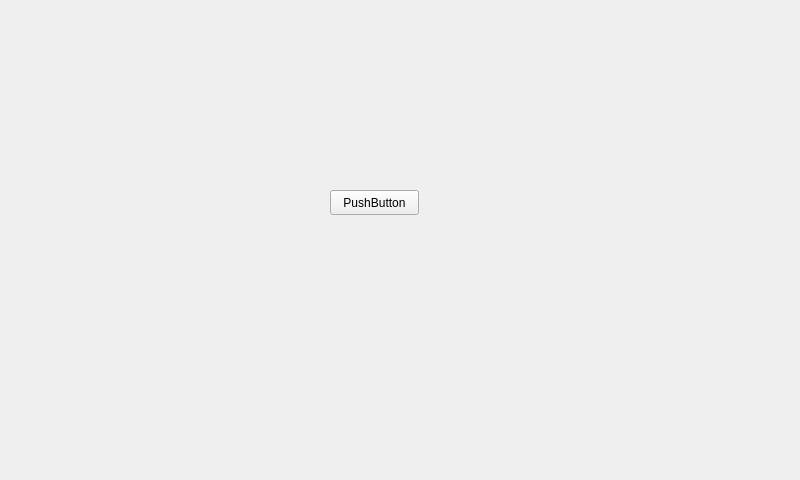
<?xml version="1.0" encoding="UTF-8"?>
<ui version="4.0">
 <class>Widget</class>
 <widget class="QWidget" name="Widget">
  <property name="geometry">
   <rect>
    <x>0</x>
    <y>0</y>
    <width>800</width>
    <height>480</height>
   </rect>
  </property>
  <property name="windowTitle">
   <string>Widget</string>
  </property>
  <widget class="QPushButton" name="pushButton">
   <property name="geometry">
    <rect>
     <x>330</x>
     <y>190</y>
     <width>89</width>
     <height>25</height>
    </rect>
   </property>
   <property name="text">
    <string>PushButton</string>
   </property>
  </widget>
 </widget>
 <resources/>
 <connections/>
</ui>
